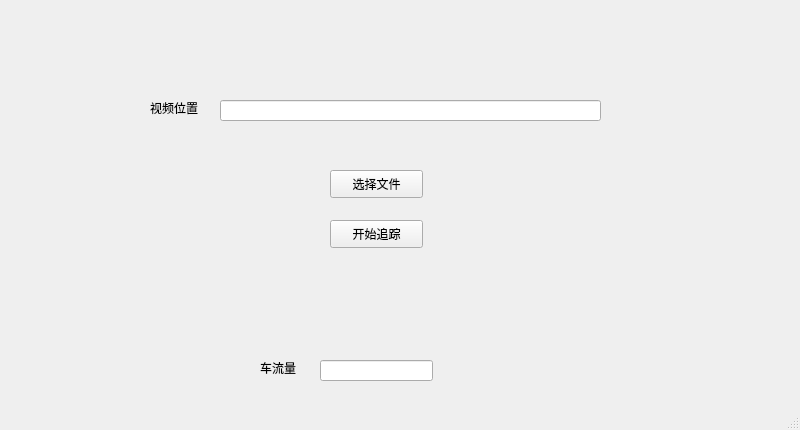
<?xml version="1.0" encoding="UTF-8"?>
<ui version="4.0">
 <class>MainWindow</class>
 <widget class="QMainWindow" name="MainWindow">
  <property name="geometry">
   <rect>
    <x>0</x>
    <y>0</y>
    <width>800</width>
    <height>430</height>
   </rect>
  </property>
  <property name="windowTitle">
   <string>MainWindow</string>
  </property>
  <widget class="QWidget" name="centralwidget">
   <widget class="QPushButton" name="pushButton">
    <property name="geometry">
     <rect>
      <x>330</x>
      <y>170</y>
      <width>93</width>
      <height>28</height>
     </rect>
    </property>
    <property name="text">
     <string>选择文件</string>
    </property>
   </widget>
   <widget class="QPushButton" name="pushButton_2">
    <property name="geometry">
     <rect>
      <x>330</x>
      <y>220</y>
      <width>93</width>
      <height>28</height>
     </rect>
    </property>
    <property name="text">
     <string>开始追踪</string>
    </property>
   </widget>
   <widget class="QLabel" name="label">
    <property name="geometry">
     <rect>
      <x>150</x>
      <y>100</y>
      <width>72</width>
      <height>15</height>
     </rect>
    </property>
    <property name="text">
     <string>视频位置</string>
    </property>
   </widget>
   <widget class="QLineEdit" name="lineEdit">
    <property name="geometry">
     <rect>
      <x>220</x>
      <y>100</y>
      <width>381</width>
      <height>21</height>
     </rect>
    </property>
   </widget>
   <widget class="QLabel" name="label_2">
    <property name="geometry">
     <rect>
      <x>260</x>
      <y>360</y>
      <width>72</width>
      <height>16</height>
     </rect>
    </property>
    <property name="text">
     <string>车流量</string>
    </property>
   </widget>
   <widget class="QLineEdit" name="lineEdit_2">
    <property name="geometry">
     <rect>
      <x>320</x>
      <y>360</y>
      <width>113</width>
      <height>21</height>
     </rect>
    </property>
   </widget>
  </widget>
  <widget class="QStatusBar" name="statusbar"/>
 </widget>
 <resources/>
 <connections>
  <connection>
   <sender>pushButton</sender>
   <signal>clicked()</signal>
   <receiver>MainWindow</receiver>
   <slot>selectfile()</slot>
   <hints>
    <hint type="sourcelabel">
     <x>410</x>
     <y>182</y>
    </hint>
    <hint type="destinationlabel">
     <x>449</x>
     <y>183</y>
    </hint>
   </hints>
  </connection>
  <connection>
   <sender>pushButton_2</sender>
   <signal>clicked()</signal>
   <receiver>MainWindow</receiver>
   <slot>detectobject()</slot>
   <hints>
    <hint type="sourcelabel">
     <x>404</x>
     <y>231</y>
    </hint>
    <hint type="destinationlabel">
     <x>462</x>
     <y>242</y>
    </hint>
   </hints>
  </connection>
 </connections>
 <slots>
  <slot>selectfile()</slot>
  <slot>detectobject()</slot>
 </slots>
</ui>
